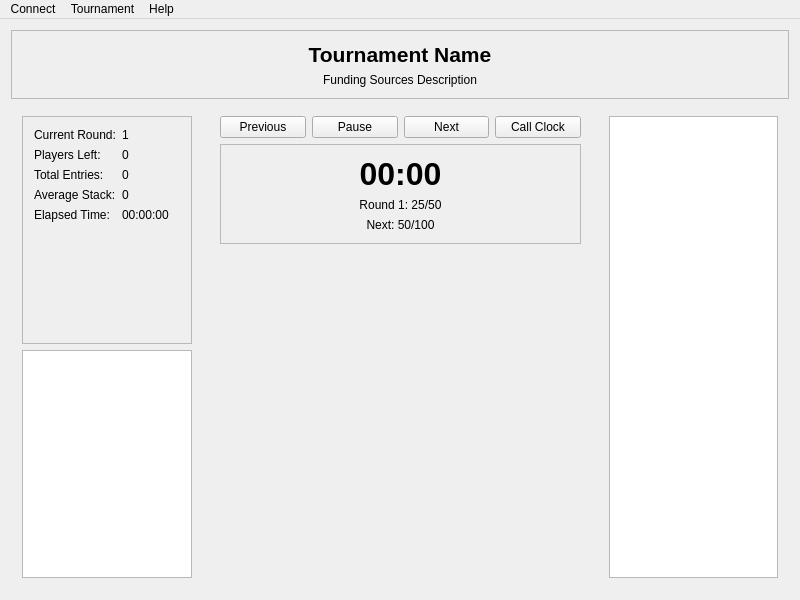
<?xml version="1.0" encoding="UTF-8"?>
<ui version="4.0">
 <class>TBViewerMainWindow</class>
 <widget class="QMainWindow" name="TBViewerMainWindow">
  <property name="geometry">
   <rect>
    <x>0</x>
    <y>0</y>
    <width>800</width>
    <height>600</height>
   </rect>
  </property>
  <property name="minimumSize">
   <size>
    <width>600</width>
    <height>400</height>
   </size>
  </property>
  <property name="windowTitle">
   <string>Tournament Display</string>
  </property>
  <property name="windowIcon">
   <iconset resource="TBQt.qrc">
    <normaloff>:/Resources/icon_256x256.png</normaloff>:/Resources/icon_256x256.png</iconset>
  </property>
  <widget class="QWidget" name="centralWidget">
   <layout class="QVBoxLayout" name="mainVerticalLayout">
    <item>
     <!-- Top pane: Tournament name and funding sources -->
     <widget class="QFrame" name="tournamentInfoFrame">
      <property name="frameShape">
       <enum>QFrame::StyledPanel</enum>
      </property>
      <property name="sizePolicy">
       <sizepolicy hsizetype="Preferred" vsizetype="Fixed">
        <horstretch>0</horstretch>
        <verstretch>0</verstretch>
       </sizepolicy>
      </property>
      <layout class="QVBoxLayout" name="tournamentInfoLayout">
       <item>
        <widget class="QLabel" name="tournamentNameLabel">
         <property name="font">
          <font>
           <pointsize>16</pointsize>
           <weight>75</weight>
           <bold>true</bold>
          </font>
         </property>
         <property name="text">
          <string>Tournament Name</string>
         </property>
         <property name="alignment">
          <set>Qt::AlignCenter</set>
         </property>
        </widget>
       </item>
       <item>
        <widget class="QLabel" name="fundingSourcesLabel">
         <property name="text">
          <string>Funding Sources Description</string>
         </property>
         <property name="alignment">
          <set>Qt::AlignCenter</set>
         </property>
         <property name="wordWrap">
          <bool>true</bool>
         </property>
        </widget>
       </item>
      </layout>
     </widget>
    </item>
    <item>
     <!-- Main content area -->
     <layout class="QHBoxLayout" name="mainContentLayout">
      <item>
       <!-- Left column container widget -->
       <widget class="QWidget" name="leftColumnWidget">
        <property name="sizePolicy">
         <sizepolicy hsizetype="Expanding" vsizetype="Expanding">
          <horstretch>1</horstretch>
          <verstretch>0</verstretch>
         </sizepolicy>
        </property>
        <layout class="QVBoxLayout" name="leftColumnLayout">
        <item>
         <!-- Upper-left pane: Round info, players left, etc. -->
         <widget class="QFrame" name="tournamentStatsFrame">
          <property name="frameShape">
           <enum>QFrame::StyledPanel</enum>
          </property>
          <property name="sizePolicy">
           <sizepolicy hsizetype="Expanding" vsizetype="Expanding">
            <horstretch>0</horstretch>
            <verstretch>1</verstretch>
           </sizepolicy>
          </property>
          <layout class="QFormLayout" name="tournamentStatsLayout">
           <item row="0" column="0">
            <widget class="QLabel" name="currentRoundLabel">
             <property name="text">
              <string>Current Round:</string>
             </property>
            </widget>
           </item>
           <item row="0" column="1">
            <widget class="QLabel" name="currentRoundValue">
             <property name="text">
              <string>1</string>
             </property>
            </widget>
           </item>
           <item row="1" column="0">
            <widget class="QLabel" name="playersLeftLabel">
             <property name="text">
              <string>Players Left:</string>
             </property>
            </widget>
           </item>
           <item row="1" column="1">
            <widget class="QLabel" name="playersLeftValue">
             <property name="text">
              <string>0</string>
             </property>
            </widget>
           </item>
           <item row="2" column="0">
            <widget class="QLabel" name="totalEntriesLabel">
             <property name="text">
              <string>Total Entries:</string>
             </property>
            </widget>
           </item>
           <item row="2" column="1">
            <widget class="QLabel" name="totalEntriesValue">
             <property name="text">
              <string>0</string>
             </property>
            </widget>
           </item>
           <item row="3" column="0">
            <widget class="QLabel" name="averageStackLabel">
             <property name="text">
              <string>Average Stack:</string>
             </property>
            </widget>
           </item>
           <item row="3" column="1">
            <widget class="QLabel" name="averageStackValue">
             <property name="text">
              <string>0</string>
             </property>
            </widget>
           </item>
           <item row="4" column="0">
            <widget class="QLabel" name="elapsedTimeLabel">
             <property name="text">
              <string>Elapsed Time:</string>
             </property>
            </widget>
           </item>
           <item row="4" column="1">
            <widget class="QLabel" name="elapsedTimeValue">
             <property name="text">
              <string>00:00:00</string>
             </property>
            </widget>
           </item>
          </layout>
         </widget>
        </item>
        <item>
         <!-- Lower-left pane: Chip information -->
         <widget class="QTableView" name="chipsTableView">
          <property name="sizePolicy">
           <sizepolicy hsizetype="Expanding" vsizetype="Expanding">
            <horstretch>0</horstretch>
            <verstretch>1</verstretch>
           </sizepolicy>
          </property>
         </widget>
        </item>
       </layout>
       </widget>
      </item>
      <item>
       <!-- Center column container widget -->
       <widget class="QWidget" name="centerColumnWidget">
        <property name="sizePolicy">
         <sizepolicy hsizetype="Expanding" vsizetype="Expanding">
          <horstretch>2</horstretch>
          <verstretch>0</verstretch>
         </sizepolicy>
        </property>
        <layout class="QVBoxLayout" name="centerColumnLayout">
        <property name="sizeConstraint">
         <enum>QLayout::SetDefaultConstraint</enum>
        </property>
        <item>
         <!-- Action buttons -->
         <layout class="QHBoxLayout" name="actionButtonsLayout">
          <item>
           <widget class="QPushButton" name="previousRoundButton">
            <property name="text">
             <string>Previous</string>
            </property>
            <property name="icon">
             <iconset resource="TBQt.qrc">
              <normaloff>:/Resources/b_previous_64x64.png</normaloff>:/Resources/b_previous_64x64.png</iconset>
            </property>
           </widget>
          </item>
          <item>
           <widget class="QPushButton" name="pauseResumeButton">
            <property name="text">
             <string>Pause</string>
            </property>
            <property name="icon">
             <iconset resource="TBQt.qrc">
              <normaloff>:/Resources/b_play_pause_64x64.png</normaloff>:/Resources/b_play_pause_64x64.png</iconset>
            </property>
           </widget>
          </item>
          <item>
           <widget class="QPushButton" name="nextRoundButton">
            <property name="text">
             <string>Next</string>
            </property>
            <property name="icon">
             <iconset resource="TBQt.qrc">
              <normaloff>:/Resources/b_next_64x64.png</normaloff>:/Resources/b_next_64x64.png</iconset>
            </property>
           </widget>
          </item>
          <item>
           <widget class="QPushButton" name="callClockButton">
            <property name="text">
             <string>Call Clock</string>
            </property>
            <property name="icon">
             <iconset resource="TBQt.qrc">
              <normaloff>:/Resources/b_call_clock_64x64.png</normaloff>:/Resources/b_call_clock_64x64.png</iconset>
            </property>
           </widget>
          </item>
         </layout>
        </item>
        <item>
         <!-- Tournament clock display -->
         <widget class="QFrame" name="clockFrame">
          <property name="frameShape">
           <enum>QFrame::StyledPanel</enum>
          </property>
          <layout class="QVBoxLayout" name="clockLayout">
           <item>
            <widget class="QLabel" name="tournamentClockLabel">
             <property name="font">
              <font>
               <pointsize>24</pointsize>
               <weight>75</weight>
               <bold>true</bold>
              </font>
             </property>
             <property name="text">
              <string>00:00</string>
             </property>
             <property name="alignment">
              <set>Qt::AlignCenter</set>
             </property>
            </widget>
           </item>
           <item>
            <widget class="QLabel" name="currentRoundInfoLabel">
             <property name="text">
              <string>Round 1: 25/50</string>
             </property>
             <property name="alignment">
              <set>Qt::AlignCenter</set>
             </property>
            </widget>
           </item>
           <item>
            <widget class="QLabel" name="nextRoundInfoLabel">
             <property name="text">
              <string>Next: 50/100</string>
             </property>
             <property name="alignment">
              <set>Qt::AlignCenter</set>
             </property>
            </widget>
           </item>
          </layout>
         </widget>
        </item>
        <item>
         <spacer name="centerVerticalSpacer">
          <property name="orientation">
           <enum>Qt::Vertical</enum>
          </property>
          <property name="sizeHint" stdset="0">
           <size>
            <width>20</width>
            <height>40</height>
           </size>
          </property>
         </spacer>
        </item>
       </layout>
       </widget>
      </item>
      <item>
       <!-- Right column container widget -->
       <widget class="QWidget" name="rightColumnWidget">
        <property name="sizePolicy">
         <sizepolicy hsizetype="Expanding" vsizetype="Expanding">
          <horstretch>1</horstretch>
          <verstretch>0</verstretch>
         </sizepolicy>
        </property>
        <layout class="QVBoxLayout" name="rightColumnLayout">
         <item>
          <!-- Tournament results -->
          <widget class="QTableView" name="resultsTableView">
           <property name="sizePolicy">
            <sizepolicy hsizetype="Expanding" vsizetype="Expanding">
             <horstretch>0</horstretch>
             <verstretch>0</verstretch>
            </sizepolicy>
           </property>
          </widget>
         </item>
        </layout>
       </widget>
      </item>
     </layout>
    </item>
   </layout>
  </widget>
  <widget class="QMenuBar" name="menuBar">
   <property name="geometry">
    <rect>
     <x>0</x>
     <y>0</y>
     <width>800</width>
     <height>22</height>
    </rect>
   </property>
   <widget class="QMenu" name="menuConnect">
    <property name="title">
     <string>Connect</string>
    </property>
    <addaction name="actionConnectToTournament"/>
    <addaction name="actionDisconnect"/>
   </widget>
   <widget class="QMenu" name="menuTournament">
    <property name="title">
     <string>Tournament</string>
    </property>
    <addaction name="actionPauseResume"/>
    <addaction name="actionPreviousRound"/>
    <addaction name="actionNextRound"/>
    <addaction name="actionCallClock"/>
   </widget>
   <widget class="QMenu" name="menuHelp">
    <property name="title">
     <string>Help</string>
    </property>
    <addaction name="actionAbout_Poker_Remote"/>
   </widget>
   <addaction name="menuConnect"/>
   <addaction name="menuTournament"/>
   <addaction name="menuHelp"/>
  </widget>
  <action name="actionAbout_Poker_Remote">
   <property name="text">
    <string>About Poker Remote...</string>
   </property>
   <property name="menuRole">
    <enum>QAction::AboutRole</enum>
   </property>
  </action>
  <action name="actionPauseResume">
   <property name="icon">
    <iconset resource="TBQt.qrc">
     <normaloff>:/Resources/b_play_pause_64x64.png</normaloff>:/Resources/b_play_pause_64x64.png</iconset>
   </property>
   <property name="text">
    <string>Resume / Pause</string>
   </property>
   <property name="iconText">
    <string>Resume / Pause</string>
   </property>
   <property name="shortcut">
    <string>Ctrl+G</string>
   </property>
  </action>
  <action name="actionPreviousRound">
   <property name="icon">
    <iconset resource="TBQt.qrc">
     <normaloff>:/Resources/b_previous_64x64.png</normaloff>:/Resources/b_previous_64x64.png</iconset>
   </property>
   <property name="text">
    <string>Previous Round</string>
   </property>
   <property name="iconText">
    <string>Previous Round</string>
   </property>
   <property name="shortcut">
    <string>Ctrl+Alt+P</string>
   </property>
  </action>
  <action name="actionNextRound">
   <property name="icon">
    <iconset resource="TBQt.qrc">
     <normaloff>:/Resources/b_next_64x64.png</normaloff>:/Resources/b_next_64x64.png</iconset>
   </property>
   <property name="text">
    <string>Next Round</string>
   </property>
   <property name="iconText">
    <string>Next Round</string>
   </property>
   <property name="shortcut">
    <string>Ctrl+Alt+N</string>
   </property>
  </action>
  <action name="actionCallClock">
   <property name="icon">
    <iconset resource="TBQt.qrc">
     <normaloff>:/Resources/b_call_clock_64x64.png</normaloff>:/Resources/b_call_clock_64x64.png</iconset>
   </property>
   <property name="text">
    <string>Call the Clock</string>
   </property>
   <property name="iconText">
    <string>Call the Clock</string>
   </property>
   <property name="shortcut">
    <string>Ctrl+Alt+C</string>
   </property>
  </action>
  <action name="actionExit">
   <property name="text">
    <string>E&amp;xit</string>
   </property>
   <property name="menuRole">
    <enum>QAction::QuitRole</enum>
   </property>
  </action>
  <action name="actionConnectToTournament">
   <property name="text">
    <string>Connect to Tournament...</string>
   </property>
   <property name="shortcut">
    <string>Ctrl+Shift+C</string>
   </property>
  </action>
  <action name="actionDisconnect">
   <property name="text">
    <string>Disconnect</string>
   </property>
   <property name="enabled">
    <bool>false</bool>
   </property>
   <property name="shortcut">
    <string>Ctrl+Shift+D</string>
   </property>
  </action>
 </widget>
 <layoutdefault spacing="6" margin="11"/>
 <resources>
  <include location="TBQt.qrc"/>
 </resources>
 <connections/>
</ui>
